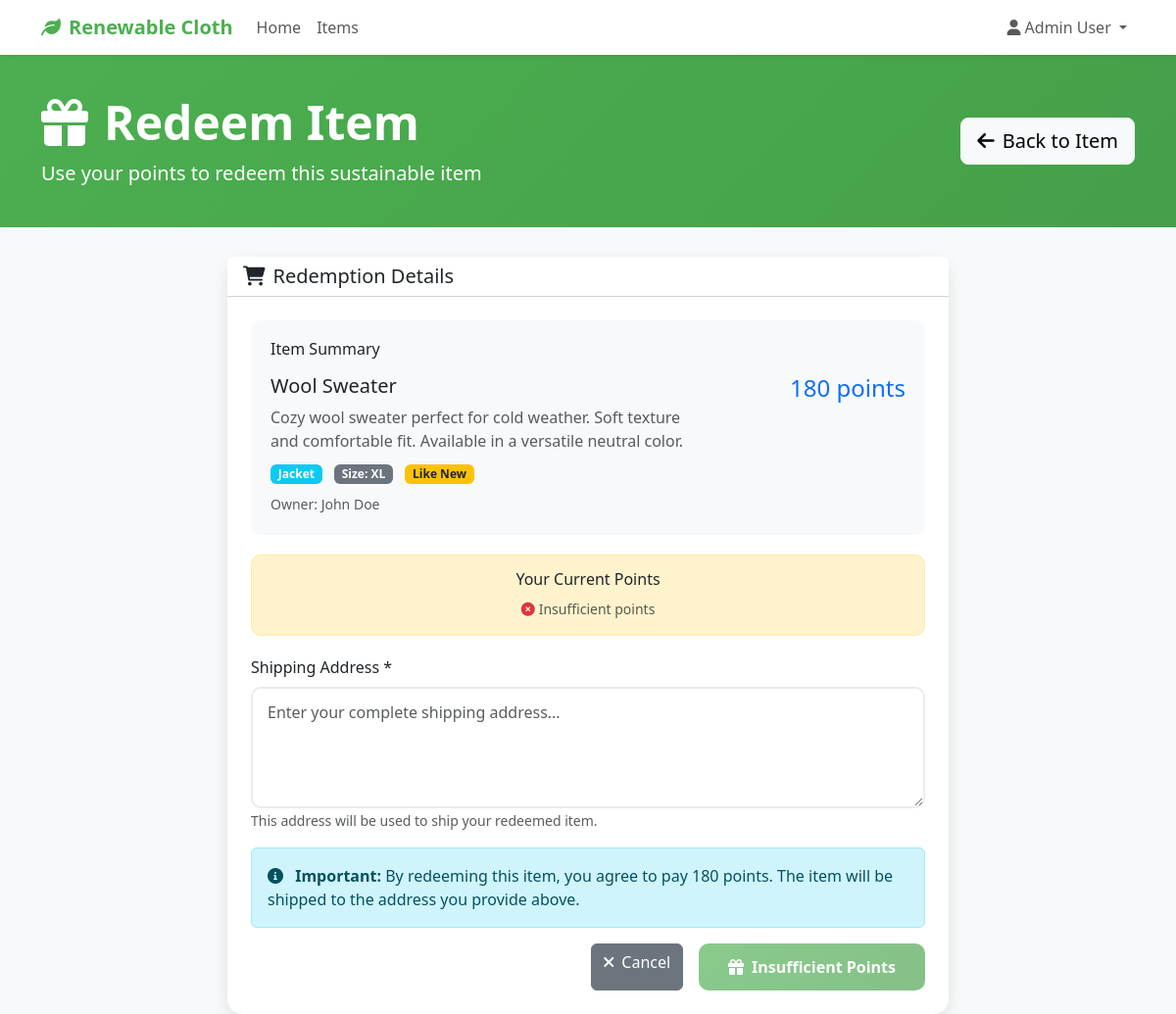
The app's page /items/redeem_item.php?id=bc6f21cd-5efa-11f0-9a48-88a4c2aaf9aa (signed in) with its own data.
### tables this page shows
CREATE TABLE `items` (
  `item_id` char(36) NOT NULL,
  `owner_id` char(36) NOT NULL,
  `title` varchar(255) NOT NULL,
  `description` text DEFAULT NULL,
  `category` enum('Shirt','Pants','Jacket','Dress','Shoes','Accessories','Other') NOT NULL,
  `size` enum('XS','S','M','L','XL','XXL','One Size') NOT NULL,
  `condition` enum('New','Like New','Good','Fair','Used') NOT NULL,
  `tags` longtext DEFAULT NULL CHECK (json_valid(`tags`)),
  `images` longtext DEFAULT NULL CHECK (json_valid(`images`)),
  `status` enum('Pending','Available','Swapped','Redeemed') DEFAULT 'Pending',
  `point_value` int(11) DEFAULT 0,
  `created_at` timestamp NOT NULL DEFAULT current_timestamp(),
  `updated_at` timestamp NOT NULL DEFAULT current_timestamp() ON UPDATE current_timestamp()
);

CREATE TABLE `users` (
  `user_id` char(36) NOT NULL,
  `name` varchar(100) NOT NULL,
  `email` varchar(255) NOT NULL,
  `password_hash` varchar(255) NOT NULL,
  `points` int(11) DEFAULT 0,
  `role` enum('user','admin') DEFAULT 'user',
  `status` enum('Pending','Approved','Rejected') DEFAULT 'Pending',
  `created_at` timestamp NOT NULL DEFAULT current_timestamp(),
  `updated_at` timestamp NOT NULL DEFAULT current_timestamp() ON UPDATE current_timestamp()
);

### auth/session.php (called while the page is built, shortened)
<?php
function isLoggedIn() {
    return isset($_SESSION['user_id']);
}
function getCurrentUser() {
    if (isLoggedIn()) {
        return [
            'id' => $_SESSION['user_id'],
            'name' => $_SESSION['user_name'],
            'email' => $_SESSION['user_email']
        ];
    }
    return null;
}
?>

### items/redeem_item.php (the view, shortened to what this page needs)
<?php
require_once '../auth/session.php';
require_once '../auth/database.php';
$user = getCurrentUser();
$item_id = isset($_GET['id']) ? $_GET['id'] : '';
$host = "localhost";
$dbname = "renewable_cloth";
$username = "root";
$password = "";
try {
    $pdo = new PDO("mysql:host=$host;dbname=$dbname", $username, $password);
    $pdo->setAttribute(PDO::ATTR_ERRMODE, PDO::ERRMODE_EXCEPTION);
} catch(PDOException $e) {
    die("Connection failed: " . $e->getMessage());
}
$sql = "SELECT i.*, u.name as owner_name FROM items i JOIN users u ON i.owner_id = u.user_id WHERE i.item_id = ?";
$stmt = $pdo->prepare($sql);
$stmt->execute([$item_id]);
$item = $stmt->fetch();
$success_message = "";
?>
<!DOCTYPE html>
<html lang="en">
<head>
    <link href="https://cdn.jsdelivr.net/npm/bootstrap@5.3.0/dist/css/bootstrap.min.css" rel="stylesheet">
    <link href="https://cdnjs.cloudflare.com/ajax/libs/font-awesome/6.0.0/css/all.min.css" rel="stylesheet">
</head>
<body>
    <nav class="navbar navbar-expand-lg navbar-light bg-white shadow-sm">
        <div class="container">
            <a class="navbar-brand" href="../index.php">
                <i class="fas fa-leaf me-2"></i>Renewable Cloth
            </a>
            <div class="collapse navbar-collapse" id="navbarNav">
                <ul class="navbar-nav me-auto">
                    <li class="nav-item">
                        <a class="nav-link" href="../index.php">Home</a>
                    </li>
                    <li class="nav-item">
                        <a class="nav-link" href="index.php">Items</a>
                    </li>
                </ul>
                <div class="navbar-nav">
                    <?php if ($user): ?>
                        <div class="nav-item dropdown">
                            <a class="nav-link dropdown-toggle" href="#" id="navbarDropdown" role="button" data-bs-toggle="dropdown">
                                <i class="fas fa-user me-1"></i><?php echo htmlspecialchars($user['name']); ?>
                            </a>
                        </div>
                    <?php endif; ?>
                </div>
            </div>
        </div>
    </nav>
    <div class="page-header">
        <div class="container">
            <div class="row align-items-center">
                <div class="col-md-8">
                    <h1 class="display-5 fw-bold mb-2">
                        <i class="fas fa-gift me-3"></i>Redeem Item
                    </h1>
                    <p class="lead mb-0">Use your points to redeem this sustainable item</p>
                </div>
                <div class="col-md-4 text-md-end">
                    <a href="view_item.php?id=<?php echo $item['item_id']; ?>" class="btn btn-light btn-lg">
                        <i class="fas fa-arrow-left me-2"></i>Back to Item
                    </a>
                </div>
            </div>
        </div>
    </div>
    <div class="container">
        <div class="row justify-content-center">
            <div class="col-lg-8">
                <div class="card">
                    <div class="card-header bg-white">
                        <h5 class="mb-0">
                            <i class="fas fa-shopping-cart me-2"></i>Redemption Details
                        </h5>
                    </div>
                    <div class="card-body p-4">
                        <?php if (!empty($success_message)): ?>
                            <div class="alert alert-success alert-dismissible fade show" role="alert">
                                <i class="fas fa-check-circle me-2"></i><?php echo $success_message; ?>
                                <button type="button" class="btn-close" data-bs-dismiss="alert"></button>
                            </div>
                            <div class="text-center">
                                <a href="index.php" class="btn btn-primary">
                                    <i class="fas fa-home me-2"></i>Back to Items
                                </a>
                            </div>
                        <?php else: ?>
                            <div class="item-summary">
                                <h6 class="mb-3">Item Summary</h6>
                                <div class="row">
                                    <div class="col-md-8">
                                        <h5><?php echo htmlspecialchars($item['title']); ?></h5>
                                        <p class="text-muted mb-2"><?php echo htmlspecialchars($item['description']); ?></p>
                                        <div class="mb-2">
                                            <span class="badge bg-info me-2"><?php echo htmlspecialchars($item['category']); ?></span>
                                            <span class="badge bg-secondary me-2">Size: <?php echo htmlspecialchars($item['size']); ?></span>
                                            <span class="badge bg-warning text-dark"><?php echo htmlspecialchars($item['condition']); ?></span>
                                        </div>
                                        <small class="text-muted">Owner: <?php echo htmlspecialchars($item['owner_name']); ?></small>
                                    </div>
                                    <div class="col-md-4 text-md-end">
                                        <div class="h4 text-primary"><?php echo $item['point_value']; ?> points</div>
                                    </div>
                                </div>
                            </div>
                            <div class="points-display">
                                <h6 class="mb-2">Your Current Points</h6>
                                <small class="text-muted">
                                    <?php if ($user['points'] >= $item['point_value']): ?>
                                        <i class="fas fa-check-circle text-success me-1"></i>Sufficient points available
                                    <?php else: ?>
                                        <i class="fas fa-times-circle text-danger me-1"></i>Insufficient points
                                    <?php endif; ?>
                                </small>
                            </div>
                            <form method="POST" action="">
                                <div class="mb-3">
                                    <label for="shipping_address" class="form-label">Shipping Address *</label>
                                    <textarea class="form-control" id="shipping_address" name="shipping_address" rows="4"
                                              placeholder="Enter your complete shipping address..." required><?php echo isset($_POST['shipping_address']) ? htmlspecialchars($_POST['shipping_address']) : ''; ?></textarea>
                                    <small class="text-muted">This address will be used to ship your redeemed item.</small>
                                </div>
                                <div class="alert alert-info">
                                    <i class="fas fa-info-circle me-2"></i>
                                    <strong>Important:</strong> By redeeming this item, you agree to pay <?php echo $item['point_value']; ?> points.
                                    The item will be shipped to the address you provide above.
                                </div>
                                <div class="d-grid gap-2 d-md-flex justify-content-md-end">
                                    <a href="view_item.php?id=<?php echo $item['item_id']; ?>" class="btn btn-secondary me-md-2">
                                        <i class="fas fa-times me-2"></i>Cancel
                                    </a>
                                    <?php if ($user['points'] >= $item['point_value']): ?>
                                        <button type="submit" class="btn btn-primary">
                                            <i class="fas fa-gift me-2"></i>Confirm Redemption
                                        </button>
                                    <?php else: ?>
                                        <button type="submit" class="btn btn-primary" disabled>
                                            <i class="fas fa-gift me-2"></i>Insufficient Points
                                        </button>
                                    <?php endif; ?>
                                </div>
                            </form>
                        <?php endif; ?>
                    </div>
                </div>
            </div>
        </div>
    </div>
</body>
</html>

### items/redeem_item.php (style rules this page uses)
:root { --primary-color: #4CAF50; --secondary-color: #45a049; --accent-color: #8BC34A; }
body { font-family: 'Segoe UI', Tahoma, Geneva, Verdana, sans-serif; background-color: #f8f9fa; }
.navbar-brand { font-weight: 700; color: var(--primary-color) !important; }
.page-header { background: linear-gradient(135deg, var(--primary-color) 0%, var(--secondary-color) 100%); color: white; padding: 40px 0; margin-bottom: 30px; }
.card { border: none; border-radius: 15px; box-shadow: 0 5px 15px rgba(0, 0, 0, 0.1); }
.form-control { border-radius: 10px; border: 2px solid #e9ecef; padding: 12px 15px; transition: all 0.3s ease; }
.btn-primary { background: linear-gradient(135deg, var(--primary-color) 0%, var(--secondary-color) 100%); border: none; border-radius: 10px; padding: 12px 30px; font-weight: 600; transition: all 0.3s ease; }
.item-summary { background: #f8f9fa; border-radius: 10px; padding: 20px; margin-bottom: 20px; }
.points-display { background: #fff3cd; border: 1px solid #ffeaa7; border-radius: 10px; padding: 15px; text-align: center; margin-bottom: 20px; }

### records on screen
items: title "Wool Sweater", description "Cozy wool sweater perfect for cold weather. Soft texture and comfortable fit. Available in a versatile neutral color.", category "Jacket", size "XL", condition "Like New", owner.name "John Doe", point_value "180"

### other values on screen
$user['name'] "Admin User"
